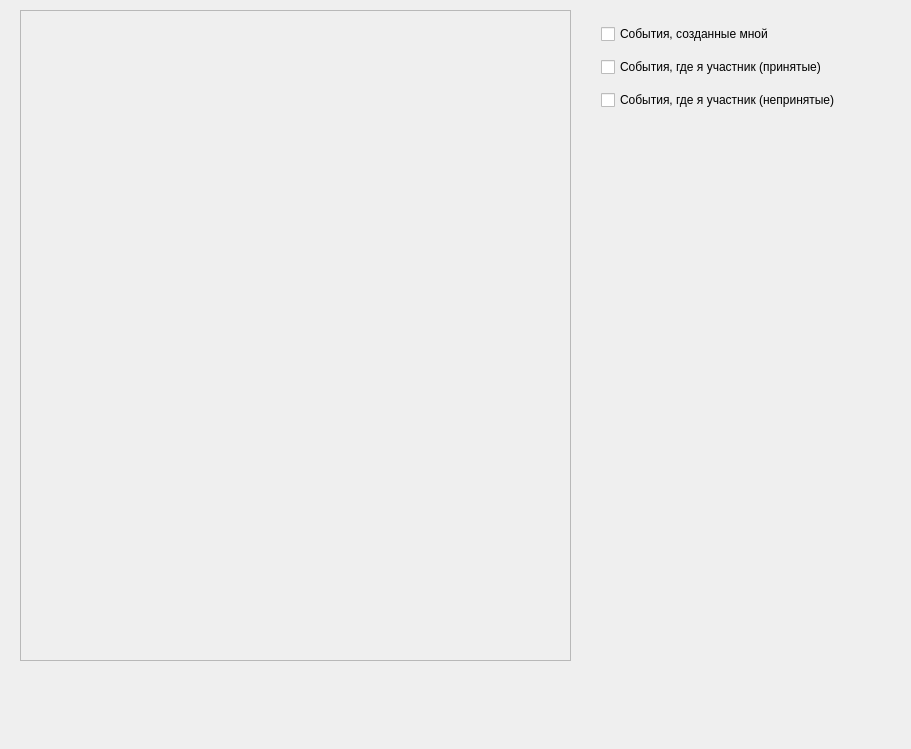
<?xml version="1.0" encoding="UTF-8"?>
<ui version="4.0">
 <class>eventsforme</class>
 <widget class="QWidget" name="eventsforme">
  <property name="geometry">
   <rect>
    <x>0</x>
    <y>0</y>
    <width>911</width>
    <height>749</height>
   </rect>
  </property>
  <property name="windowTitle">
   <string>Form</string>
  </property>
  <widget class="QScrollArea" name="scrollArea_eventsforme">
   <property name="geometry">
    <rect>
     <x>20</x>
     <y>10</y>
     <width>551</width>
     <height>651</height>
    </rect>
   </property>
   <property name="widgetResizable">
    <bool>true</bool>
   </property>
   <widget class="QWidget" name="scrollAreaWidgetContents">
    <property name="geometry">
     <rect>
      <x>0</x>
      <y>0</y>
      <width>549</width>
      <height>649</height>
     </rect>
    </property>
   </widget>
  </widget>
  <widget class="QCheckBox" name="checkBox_not_accepted">
   <property name="geometry">
    <rect>
     <x>601</x>
     <y>87</y>
     <width>296</width>
     <height>26</height>
    </rect>
   </property>
   <property name="text">
    <string>События, где я участник (непринятые)</string>
   </property>
  </widget>
  <widget class="QCheckBox" name="checkBox_accepted">
   <property name="geometry">
    <rect>
     <x>601</x>
     <y>54</y>
     <width>279</width>
     <height>26</height>
    </rect>
   </property>
   <property name="text">
    <string>События, где я участник (принятые)</string>
   </property>
  </widget>
  <widget class="QCheckBox" name="checkBox_created">
   <property name="geometry">
    <rect>
     <x>601</x>
     <y>21</y>
     <width>215</width>
     <height>26</height>
    </rect>
   </property>
   <property name="text">
    <string>События, созданные мной</string>
   </property>
  </widget>
 </widget>
 <resources/>
 <connections/>
</ui>
